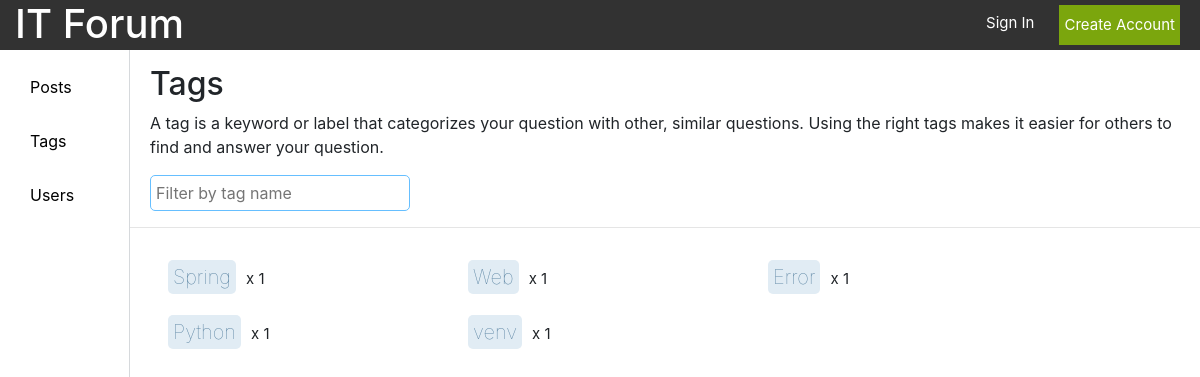
The page /tags/ on the database as committed earlier.
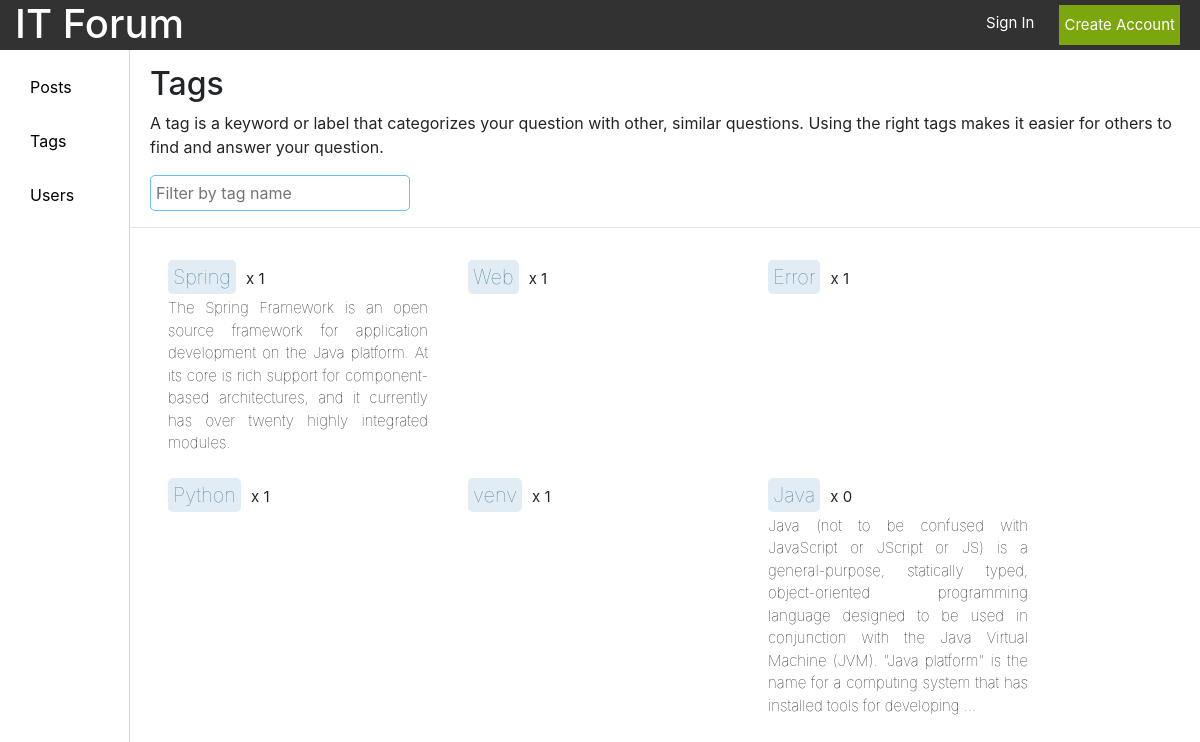
The same page on the database as committed later.
### forum/models.py (models this page shows, shortened)
class Tag(models.Model):
    id = models.AutoField(primary_key=True)
    name = models.CharField(max_length=15, unique=True)
    context = models.TextField(default='', blank=True, null=True)
    creator = models.ForeignKey(UserProfile, on_delete=models.CASCADE)
    create = models.DateTimeField(auto_now_add=True)
    count = models.IntegerField(default=0)

### forum/views.py (the view)
# urls.py: path('tags/', views.tags, name='tags'),
def tags(request):
    all_tags = Tag.objects.all()
    form = CreateTag()
    context = {'tags': all_tags, 'form': form}
    return render(request, 'tag/tags.html', context=context)

### forum/forms.py
class CreateTag(ModelForm):
    class Meta:
        model = Tag
        fields = ('name', 'context')

### templates/tag/tags.html (shortened to what this page needs)
{% load static %}
<!DOCTYPE html>
<html lang="en">
<head>
    <link rel="stylesheet" href="https://stackpath.bootstrapcdn.com/bootstrap/4.1.3/css/bootstrap.min.css"
>
    <link rel="stylesheet" href="{% static 'css/style.css' %}">
</head>
<body>
<header class="header container-fluid d-flex justify-content-between">
    <a href="/">
        <h1>IT Forum</h1>
    </a>
    {% if user.is_authenticated %}
        <div class="d-flex justify-content-end">
            <span class="username"><a href="/profile">{{ user.username }}</a></span>
            <a class="log_out" href="/logout">
                <p class="small_text">Log out</p>
            </a>
        </div>
    {% else %}
        <div class="d-flex justify-content-end">
            <a class="sign_in_text" href="/login">
                <p class="small_text">Sign In</p>
            </a>
            <button class="btn-default green_btn small_text" onclick="location.href='/registration'">Create Account
            </button>
        </div>
    {% endif %}
</header>
<section class="d-flex content">
    <div class="list">
        <ul class="left_sidebar">
            <li id="posts"><a href="/posts">Posts</a></li>
            <li id="tags"><a href="/tags">Tags</a></li>
            <li id="users"><a href="/users">Users</a></li>
        </ul>
    </div>
    <div class="page">
        <div class="tags_head">
            <div class="d-flex justify-content-between">
                <h2>Tags</h2>
            </div>
            <p>A tag is a keyword or label that categorizes your question with other, similar questions. Using the right
                tags makes it easier for others to find and answer your question.</p>
            <input type="text" class="search_field" placeholder="Filter by tag name"/>
        </div>
        <hr/>
        <div>
            {% if tags %}
                <div class="d-flex flex-wrap p-2">
                    {% for tag in tags %}
                        <div class="tag_div">
                            <p><span class="tag_names"
                                     onclick="location.href = '/posts?tag={{ tag.name }}'">{{ tag.name }}</span><span
                                    class="tag_count">x {{ tag.count }}</span></p>
                            {% if tag.context == None %}
                            {% else %}
                                <p class="tag_desc">{{ tag.context }}</p>
                            {% endif %}
                        </div>
                    {% endfor %}
                </div>
            {% endif %}
        </div>
    </div>
</section>
</body>
</html>

### static/css/style.css (style rules this page uses)
* { padding: 0; margin: 0; }
.header { position: fixed; width: 100%; height: 50px; background: #323232; }
.header > a, .header > a:focus, .header > a:hover { text-decoration: none; color: white; }
.header > a > h1, .header > a > h1:focus, .header > a > h1:hover { color: white; }
.green_btn { background-color: #7BA60D; margin: 5px; border: none; padding: 5px; color: white; cursor: pointer; }
.small_text { font-size: 15px; }
.sign_in_text, .sign_in_text:focus, .sign_in_text:hover { color: white; margin-top: 12px; text-decoration: none; margin-right: 20px; }
.left_sidebar { list-style: none; }
.left_sidebar > li { margin-top: 20px; padding: 5px 50px 5px 30px; }
.left_sidebar > li > a, .left_sidebar > li > a:focus, .left_sidebar > li > a:hover { color: black; text-decoration: none; cursor: pointer; }
.content { padding-top: 50px; }
.list { border-right: 1px solid #D6D9DC; display: inline-block; width: 130px; height: 100%; position: fixed; top: 50px; left: 0; background-color: white; overflow-x: hidden; }
.page { overflow-y: hidden; margin-left: 130px; width: available; width: -moz-available; width: -webkit-fill-available; }
.search_field { border: 1px solid #66BFFF; border-radius: 5px; padding: 5px; }
.users_head, .tags_head { margin-left: 20px; margin-top: 15px; }
.tag_div > p { margin-bottom: 5px; }
.tag_names { margin-left: 20px; background-color: #E1ECF4; padding: 5px; font-size: 20px; font-weight: lighter; color: #507C9C; border-radius: 5px; cursor: pointer; }
.tag_count { font-size: 15px; padding-left: 10px; }
.tag_desc { margin-left: 20px; font-size: 15px; font-weight: lighter; color: black; }
.tag_div { width: 300px; overflow-y: auto; padding: 10px; text-align: justify; }

Rows that differ between the two databases and show on the page:
changed Tag "Spring": context (not shown) → "The Spring Framework is an open source framework for application development on the Java platform. At its core is rich support for component-based architectures, and it currently has over twenty highly integrated modules."
added Tag: name "Java", count "0", context "Java (not to be confused with JavaScript or JScript or JS) is a general-purpose, statically typed, object-oriented programming language designed to be used in conjunction with the Java Virtual Machine (JVM). \"Java platform\" is the name for a computing system that has installed tools for developing ..."
